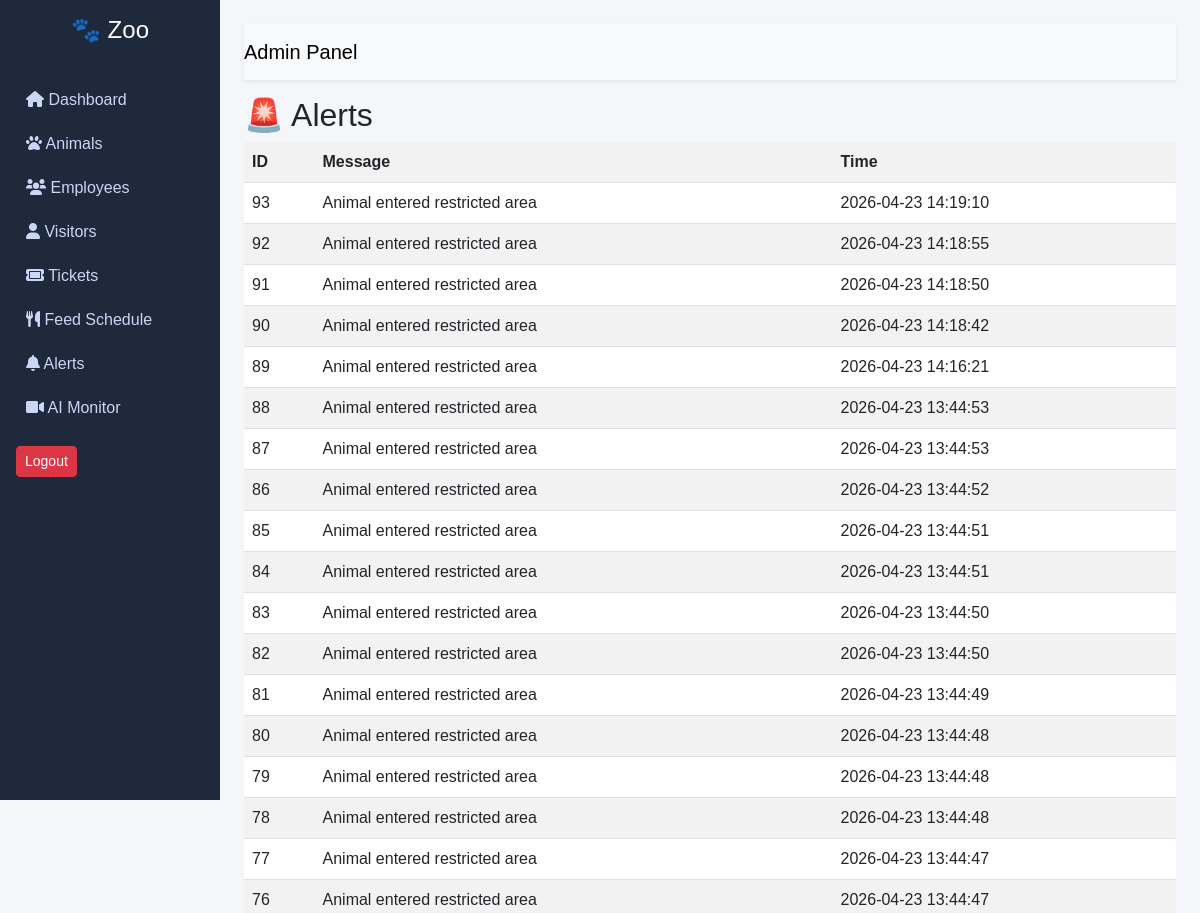
Before: /alerts (upper part) with the older database file.
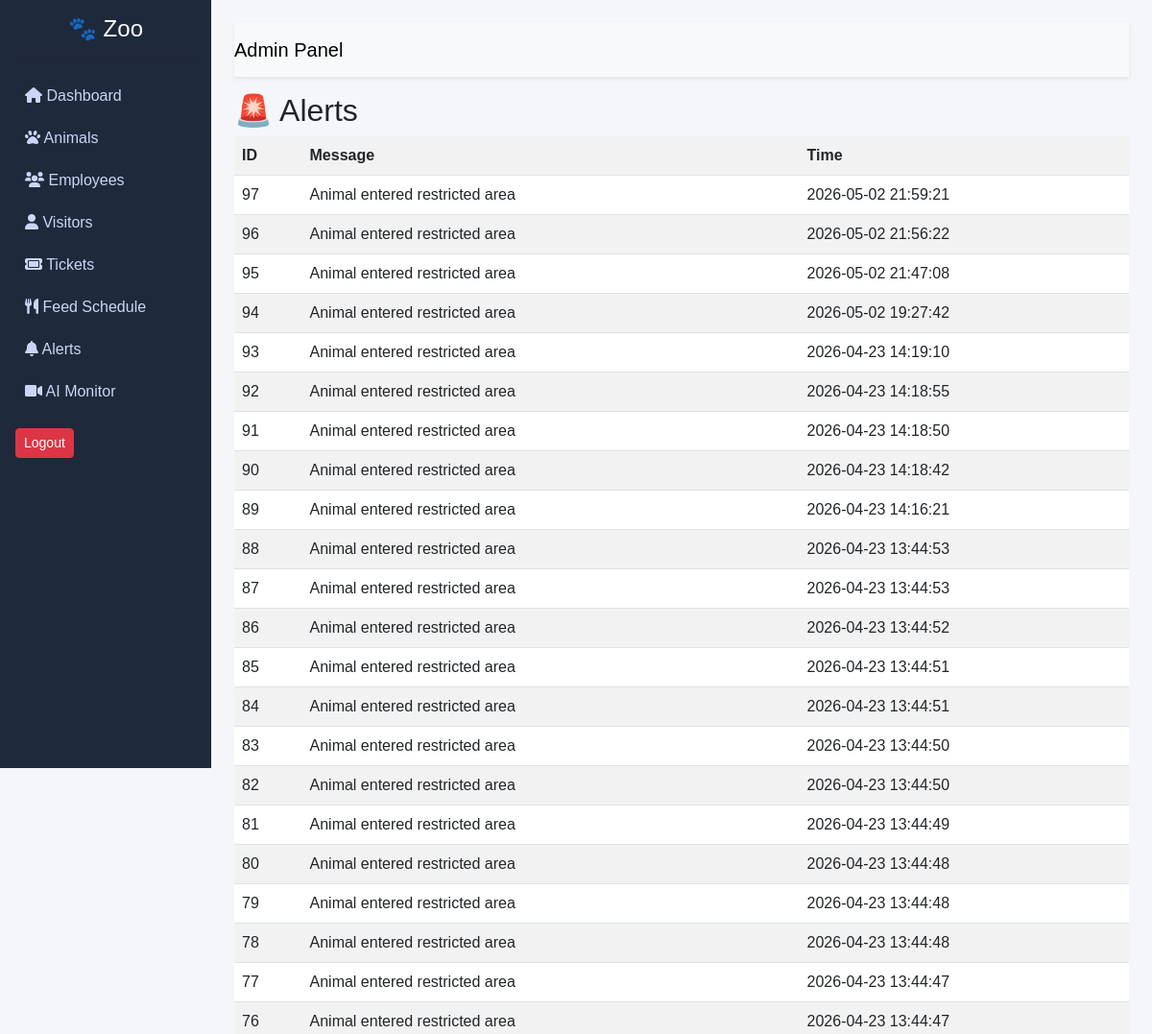
After: the same page with the newer database file.
### tables this page shows
CREATE TABLE alerts (
            id INTEGER PRIMARY KEY AUTOINCREMENT,
            message TEXT,
            time TEXT
        );

### app.py (the view)
@app.route('/alerts')
def alerts():
    data = zoo_db.get_alerts()
    return render_template('alerts.html', alerts=data)

### zoo_database.py (called while the page is built)
    def get_alerts(self):
        self.cursor.execute("SELECT * FROM alerts ORDER BY id DESC")
        return self.cursor.fetchall()

### templates/alerts.html
{% extends "base.html" %}
{% block content %}
<h2>🚨 Alerts</h2>
<table class="table table-striped">
<tr>
<th>ID</th>
<th>Message</th>
<th>Time</th>
</tr>
{% for a in alerts %}
<tr>
<td>{{ a[0] }}</td>
<td>{{ a[1] }}</td>
<td>{{ a[2] }}</td>
</tr>
{% endfor %}
</table>
{% endblock %}

Changed rows visible on the page:
added alerts: id "97", message "Animal entered restricted area", time "2026-05-02 21:59:21"
added alerts: id "96", message "Animal entered restricted area", time "2026-05-02 21:56:22"
added alerts: id "95", message "Animal entered restricted area", time "2026-05-02 21:47:08"
added alerts: id "94", message "Animal entered restricted area", time "2026-05-02 19:27:42"
